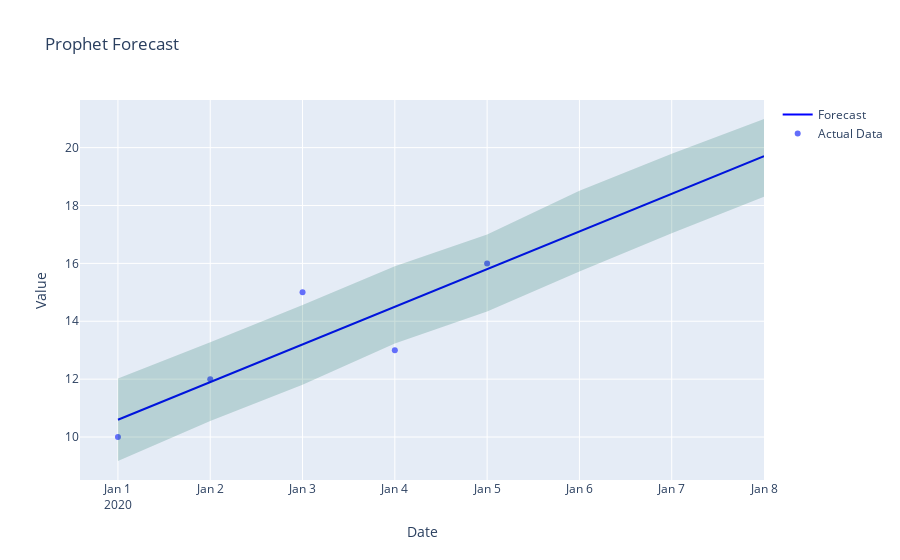

Write notebook code for a chart like this one.
### Code cell
# Manually Creating a Plotly Figure


import plotly.graph_objects as go
from prophet import Prophet
import pandas as pd

# Sample data (replace with your actual data)
data = pd.DataFrame({
    'ds': pd.to_datetime(['2020-01-01', '2020-01-02', '2020-01-03', '2020-01-04', '2020-01-05']),
    'y': [10, 12, 15, 13, 16]
})

# Create and fit a Prophet model
m = Prophet()
m.fit(data)

# Create a future dataframe for forecasting
future = m.make_future_dataframe(periods=3)
forecast = m.predict(future)

# Create a Plotly figure
fig = go.Figure()

# Add actual data
fig.add_trace(go.Scatter(
    x=data['ds'],
    y=data['y'],
    mode='markers',
    name='Actual Data'
))

# Add forecast
fig.add_trace(go.Scatter(
    x=forecast['ds'],
    y=forecast['yhat'],
    mode='lines',
    name='Forecast',
    line=dict(color='blue')
))

# Add uncertainty interval (yhat_lower, yhat_upper)
fig.add_trace(go.Scatter(
    x=forecast['ds'],
    y=forecast['yhat_upper'],
    mode='lines',
    line=dict(width=0),
    showlegend=False,
    name='Upper Bound'
))
fig.add_trace(go.Scatter(
    x=forecast['ds'],
    y=forecast['yhat_lower'],
    mode='lines',
    line=dict(width=0),
    fill='tonexty',
    fillcolor='rgba(0,100,80,0.2)',
    showlegend=False,
    name='Lower Bound'
))

# Update layout for better visualization
fig.update_layout(
    title='Prophet Forecast',
    xaxis_title='Date',
    yaxis_title='Value'
)

fig.show()

### Figure 1 — Plotly figure (JSON) as saved in the notebook; plotly's stock layout.template omitted (floating-point values rounded to 4 significant figures)
{"data": [{"mode": "markers", "name": "Actual Data", "type": "scatter", "x": ["2020-01-01T00:00:00.000000000", "2020-01-02T00:00:00.000000000", "2020-01-03T00:00:00.000000000", "2020-01-04T00:00:00.000000000", "2020-01-05T00:00:00.000000000"], "y": [10, 12, 15, 13, 16]}, {"line": {"color": "blue"}, "mode": "lines", "name": "Forecast", "type": "scatter", "x": ["2020-01-01T00:00:00.000000000", "2020-01-02T00:00:00.000000000", "2020-01-03T00:00:00.000000000", "2020-01-04T00:00:00.000000000", "2020-01-05T00:00:00.000000000", "2020-01-06T00:00:00.000000000", "2020-01-07T00:00:00.000000000", "2020-01-08T00:00:00.000000000"], "y": [10.6, 11.9, 13.2, 14.5, 15.8, 17.1, 18.41, 19.71]}, {"line": {"width": 0}, "mode": "lines", "name": "Upper Bound", "showlegend": false, "type": "scatter", "x": ["2020-01-01T00:00:00.000000000", "2020-01-02T00:00:00.000000000", "2020-01-03T00:00:00.000000000", "2020-01-04T00:00:00.000000000", "2020-01-05T00:00:00.000000000", "2020-01-06T00:00:00.000000000", "2020-01-07T00:00:00.000000000", "2020-01-08T00:00:00.000000000"], "y": [12.03, 13.27, 14.57, 15.9, 17.0, 18.51, 19.79, 20.99]}, {"fill": "tonexty", "fillcolor": "rgba(0,100,80,0.2)", "line": {"width": 0}, "mode": "lines", "name": "Lower Bound", "showlegend": false, "type": "scatter", "x": ["2020-01-01T00:00:00.000000000", "2020-01-02T00:00:00.000000000", "2020-01-03T00:00:00.000000000", "2020-01-04T00:00:00.000000000", "2020-01-05T00:00:00.000000000", "2020-01-06T00:00:00.000000000", "2020-01-07T00:00:00.000000000", "2020-01-08T00:00:00.000000000"], "y": [9.172, 10.56, 11.81, 13.23, 14.34, 15.72, 17.04, 18.3]}], "layout": {"title": {"text": "Prophet Forecast"}, "xaxis": {"title": {"text": "Date"}}, "yaxis": {"title": {"text": "Value"}}}}
